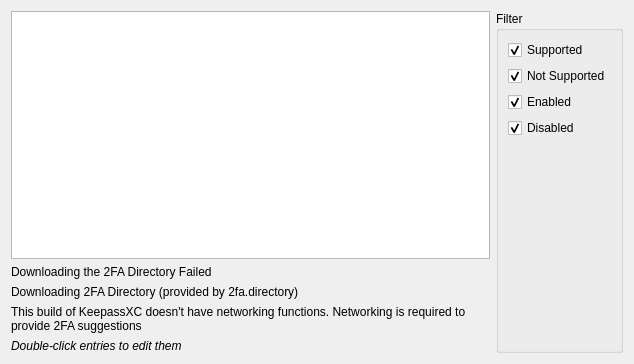
<?xml version="1.0" encoding="UTF-8"?>
<ui version="4.0">
 <class>ReportsWidget2FA</class>
 <widget class="QWidget" name="ReportsWidget2FA">
  <property name="geometry">
   <rect>
    <x>0</x>
    <y>0</y>
    <width>634</width>
    <height>364</height>
   </rect>
  </property>
  <property name="windowTitle">
   <string>ReportsWidget2FA</string>
  </property>
  <layout class="QHBoxLayout" name="horizontalLayout">
   <item>
    <layout class="QVBoxLayout" name="verticalLayout_2">
     <item>
      <widget class="QTableView" name="mfaTableView">
       <property name="editTriggers">
        <set>QAbstractItemView::NoEditTriggers</set>
       </property>
      </widget>
     </item>
     <item>
      <widget class="QLabel" name="downloadDirectoryError">
       <property name="text">
        <string>Downloading the 2FA Directory Failed</string>
       </property>
      </widget>
     </item>
     <item>
      <widget class="QLabel" name="downloadingDirectory">
       <property name="text">
        <string>Downloading 2FA Directory (provided by 2fa.directory)</string>
       </property>
      </widget>
     </item>
     <item>
      <widget class="QLabel" name="noNetwork">
       <property name="enabled">
        <bool>true</bool>
       </property>
       <property name="text">
        <string>This build of KeepassXC doesn't have networking functions. Networking is required to provide 2FA suggestions</string>
       </property>
       <property name="wordWrap">
        <bool>true</bool>
       </property>
      </widget>
     </item>
     <item>
      <widget class="QLabel" name="hintLabel">
       <property name="font">
        <font>
         <italic>true</italic>
        </font>
       </property>
       <property name="text">
        <string>Double-click entries to edit them</string>
       </property>
      </widget>
     </item>
    </layout>
   </item>
   <item>
    <layout class="QVBoxLayout" name="verticalLayout">
     <item>
      <widget class="QGroupBox" name="groupBox">
       <property name="title">
        <string>Filter</string>
       </property>
       <layout class="QVBoxLayout" name="verticalLayout_4">
        <item>
         <widget class="QCheckBox" name="supportedFilter">
          <property name="text">
           <string>Supported</string>
          </property>
          <property name="checked">
           <bool>true</bool>
          </property>
         </widget>
        </item>
        <item>
         <widget class="QCheckBox" name="notSupportedFilter">
          <property name="text">
           <string>Not Supported</string>
          </property>
          <property name="checked">
           <bool>true</bool>
          </property>
         </widget>
        </item>
        <item>
         <widget class="QCheckBox" name="enabledFilter">
          <property name="text">
           <string>Enabled</string>
          </property>
          <property name="checked">
           <bool>true</bool>
          </property>
         </widget>
        </item>
        <item>
         <widget class="QCheckBox" name="disabledFilter">
          <property name="text">
           <string>Disabled</string>
          </property>
          <property name="checked">
           <bool>true</bool>
          </property>
         </widget>
        </item>
        <item>
         <spacer name="verticalSpacer">
          <property name="orientation">
           <enum>Qt::Vertical</enum>
          </property>
          <property name="sizeHint" stdset="0">
           <size>
            <width>20</width>
            <height>40</height>
           </size>
          </property>
         </spacer>
        </item>
       </layout>
      </widget>
     </item>
    </layout>
   </item>
  </layout>
 </widget>
 <resources/>
 <connections/>
</ui>
